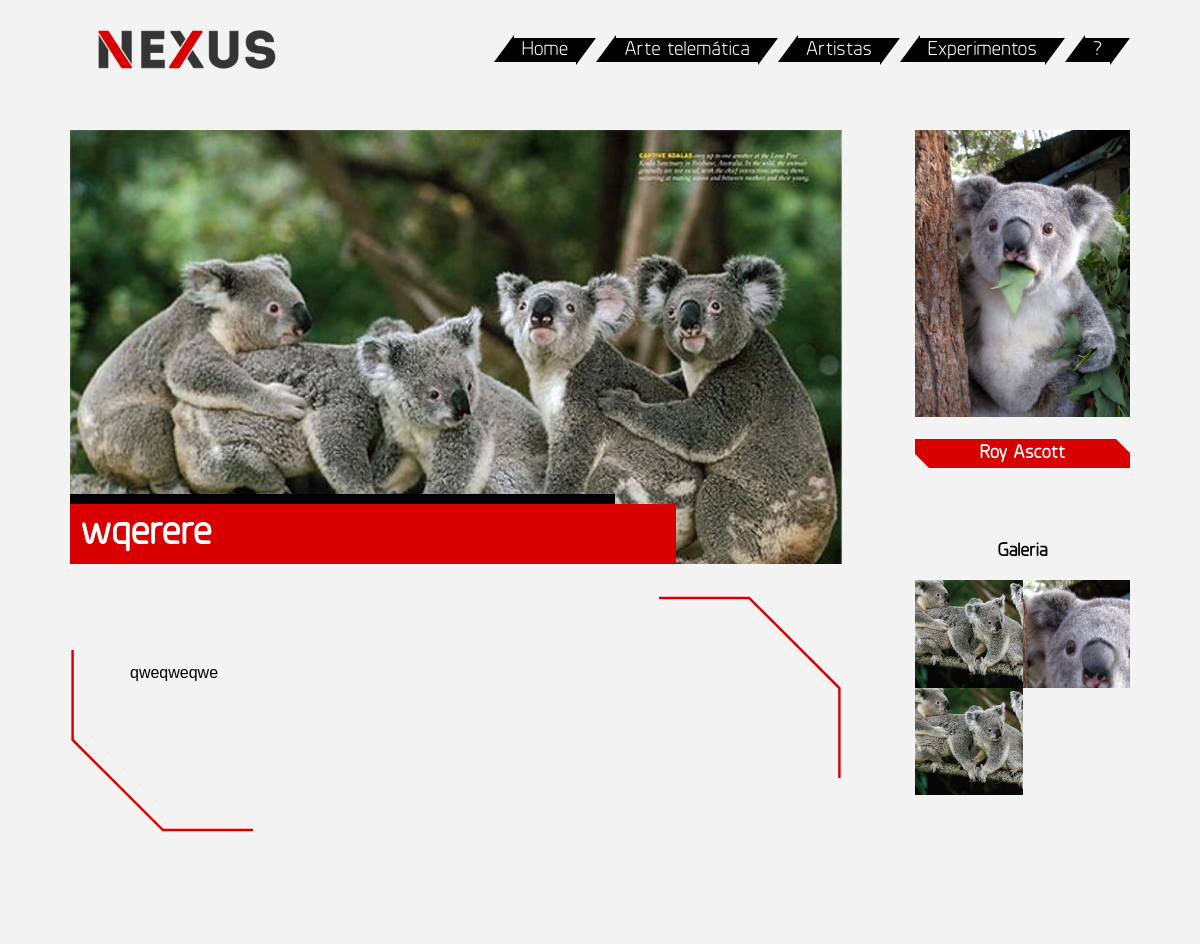
Page /experimento-individual.php?cod_obra=2 on the committed database.
### tables this page shows
CREATE TABLE IF NOT EXISTS `obras` (
  `cod_obra` int(4) NOT NULL,
  `nome` varchar(50) NOT NULL,
  `data` date NOT NULL,
  `texto` text NOT NULL,
  `destaque` tinyint(1) NOT NULL DEFAULT '0'
);

CREATE TABLE IF NOT EXISTS `autor` (
  `cod_autor` int(4) NOT NULL,
  `nome` varchar(30) NOT NULL,
  `local_nasc` varchar(30) NOT NULL,
  `texto` text NOT NULL,
  `data_nasc` date NOT NULL
);

### experimento-individual.php (the view, shortened to what this page needs)
<?php
	include "header-interno.php";
	$cod_obra = $_GET['cod_obra'];
	$obraIndividual_result = mysql_query("SELECT * FROM obras WHERE obras.cod_obra = $cod_obra") or die(mysql_error());
	$row = mysql_fetch_assoc($obraIndividual_result);
?>
	<section class="container cf" role="main">
		<section class="main-experimento">
			<div class="banner-experimento">
				<div class="container-titulo-experimento">
					<h2 data-text="La Plissure du Texte"><?php echo $row['nome']; ?></h2>
				</div>
				<img src="k2.jpg" alt="">
			</div>
			<div class="box-texto-corner"><?php echo $row['texto']; ?>
			</div>
		</section>
		<aside class="aside-experimento">
			<?php
				$obrasArtista_result = mysql_query("SELECT autor.cod_autor, autor.nome FROM autor INNER JOIN autor_x_obras ON autor_x_obras.cod_autor = autor.cod_autor WHERE autor_x_obras.cod_obra = $cod_obra") or die(mysql_error());
				$row = mysql_fetch_assoc($obrasArtista_result);
				?>
			<div class="info-autor">
				<a href="artista-individual.php?cod_autor=<?php echo $row['cod_autor'] ?>"><img src="k1.jpg" alt=""></a>
				<a href="artista-individual.php?cod_autor=<?php echo $row['cod_autor'] ?>"><h3><?php echo $row['nome']; ?></h3></a>
			</div>
			<div class="galeria-experimento">
				<h3>Galeria</h3>
				<a href="#" class="wrap-img">
					<img src="k2.jpg">
				</a>
				<a href="#" class="wrap-img">
					<img src="k1.jpg">
				</a>
				<a href="#" class="wrap-img">
					<img src="k2.jpg">
				</a>
			</div>
		</aside>
	</section>
</body>
</html>

### assets/css/style.css (style rules this page uses)
.ctr,.container { margin:0 auto }
.cf:before,.cf:after { content:" ";display:table; }
.cf:after { clear:both }
.cf { zoom:1 }
*,:after,:before { -webkit-box-sizing:border-box;-moz-box-sizing:border-box;box-sizing:border-box }
body { background:#f3f3f3 }
.container { width:1060px;height:auto; }
.box-texto-corner { width:100%;padding:60px 60px;margin:40px 0;min-height:220px;color:#000;position:relative; }
.box-texto-corner:before { content:" ";background:url("../../src/img/corner.svg") no-repeat;position:absolute;left:0;bottom:-20px;width:195px;height:195px }
.box-texto-corner:after { content:" ";background:url("../../src/img/corner.svg") no-repeat;position:absolute;top:-20px;right:0;transform:rotate(180deg);width:195px;height:195px }
.main-experimento { width:772px;float:left;padding-bottom:80px }
.banner-experimento { width:100%;height:434px;background:#cecece;margin-bottom:30px;position:relative;overflow:hidden; }
.banner-experimento img { width:100% }
.banner-experimento .container-titulo-experimento { min-width:606px;padding:10px;position:absolute;bottom:0;left:0;margin:20px 0 0 0;background:#d80000;color:#fff;font-family:Planer,sans-serif; }
.banner-experimento .container-titulo-experimento:after { content:"";width:90%;height:10px;position:absolute;top:-10px;left:0;background:#000 }
.banner-experimento .container-titulo-experimento h2 { font-size:40px;color:#fff;position:relative;padding:0;margin:0 }
.aside-experimento { width:215px;float:right }
.info-autor { width:100%; }
.info-autor img { width:100%;height:auto }
.info-autor h3 { width:100%;text-align:center;padding:5px 0;background:#d80000;color:#fff;position:relative;font-family:Planer,sans-serif; }
.info-autor h3:before { content:"";width:0;height:0;position:absolute;left:0;bottom:0;border-bottom:14px solid #f3f3f3;border-right:14px solid transparent }
.info-autor h3:after { content:"";width:0;height:0;position:absolute;right:0;top:0;border-top:14px solid #f3f3f3;border-left:14px solid transparent }
.galeria-experimento { width:100%;margin-top:74px; }
.galeria-experimento h3 { font-family:Planer,sans-serif;width:100%;text-align:center;color:#000; }
.galeria-experimento .wrap-img { width:107.5px;height:107.5px;float:left;overflow:hidden;position:relative;-webkit-transition:all .5s ease 0s;-moz-transition:all .5s ease 0s;-o-transition:all .5s ease 0s;transition:all .5s ease 0s; }
.galeria-experimento .wrap-img img { width:250px;height:auto;position:absolute;top:-40%;left:-40%;-webkit-transition:all .5s ease 0s;-moz-transition:all .5s ease 0s;-o-transition:all .5s ease 0s;transition:all .5s ease 0s }

### rows in the picture
obras: nome "wqerere", texto "qweqweqwe"
autor: nome "Roy Ascott"
